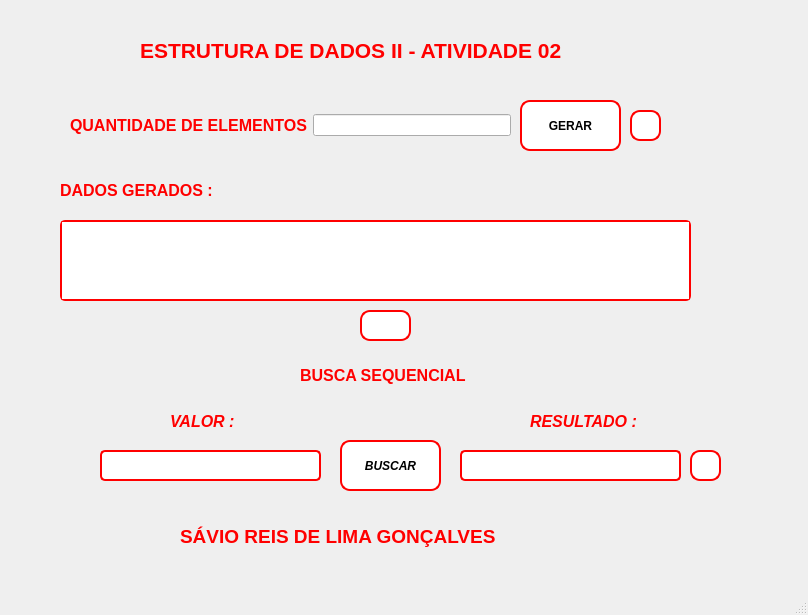
<?xml version="1.0" encoding="UTF-8"?>
<ui version="4.0">
 <class>MainWindow</class>
 <widget class="QMainWindow" name="MainWindow">
  <property name="geometry">
   <rect>
    <x>0</x>
    <y>0</y>
    <width>808</width>
    <height>615</height>
   </rect>
  </property>
  <property name="windowTitle">
   <string>ED2-1</string>
  </property>
  <property name="windowIcon">
   <iconset resource="Arquivos.qrc">
    <normaloff>:/new/Arquivos/Arquivos/crf-flamengo-3-1.png</normaloff>:/new/Arquivos/Arquivos/crf-flamengo-3-1.png</iconset>
  </property>
  <widget class="QWidget" name="centralwidget">
   <widget class="QLabel" name="label">
    <property name="geometry">
     <rect>
      <x>140</x>
      <y>10</y>
      <width>481</width>
      <height>81</height>
     </rect>
    </property>
    <property name="font">
     <font>
      <pointsize>16</pointsize>
      <bold>true</bold>
     </font>
    </property>
    <property name="text">
     <string>&lt;html&gt;&lt;head/&gt;&lt;body&gt;&lt;p&gt;&lt;span style=&quot; color:#ff0000;&quot;&gt;ESTRUTURA DE DADOS II - ATIVIDADE 02&lt;/span&gt;&lt;/p&gt;&lt;/body&gt;&lt;/html&gt;</string>
    </property>
   </widget>
   <widget class="QLabel" name="label_6">
    <property name="geometry">
     <rect>
      <x>10</x>
      <y>-70</y>
      <width>801</width>
      <height>651</height>
     </rect>
    </property>
    <property name="text">
     <string/>
    </property>
    <property name="pixmap">
     <pixmap resource="Arquivos.qrc">:/new/Arquivos/Arquivos/Fundo.jpg</pixmap>
    </property>
    <property name="scaledContents">
     <bool>true</bool>
    </property>
   </widget>
   <widget class="QLabel" name="label_4">
    <property name="geometry">
     <rect>
      <x>60</x>
      <y>170</y>
      <width>211</width>
      <height>41</height>
     </rect>
    </property>
    <property name="font">
     <font>
      <pointsize>12</pointsize>
      <bold>true</bold>
     </font>
    </property>
    <property name="text">
     <string>&lt;html&gt;&lt;head/&gt;&lt;body&gt;&lt;p&gt;&lt;span style=&quot; color:#ff0000;&quot;&gt;DADOS GERADOS :&lt;/span&gt;&lt;/p&gt;&lt;/body&gt;&lt;/html&gt;</string>
    </property>
   </widget>
   <widget class="QTextEdit" name="textEditSaida">
    <property name="geometry">
     <rect>
      <x>60</x>
      <y>220</y>
      <width>631</width>
      <height>81</height>
     </rect>
    </property>
    <property name="styleSheet">
     <string notr="true">border: 2px solid red;
border-radius: 5px;</string>
    </property>
   </widget>
   <widget class="QPushButton" name="pushButton">
    <property name="geometry">
     <rect>
      <x>520</x>
      <y>100</y>
      <width>101</width>
      <height>51</height>
     </rect>
    </property>
    <property name="font">
     <font>
      <bold>true</bold>
     </font>
    </property>
    <property name="styleSheet">
     <string notr="true">QPushButton {
    border-style: solid;
    border-width: 2px;
    border-color: red;
    border-radius: 10px;
    background-color: #ffffff;
}
QPushButton:pressed {
    border-color: blue;
    background-color: #cccccc;
}
</string>
    </property>
    <property name="text">
     <string>GERAR</string>
    </property>
    <property name="icon">
     <iconset resource="Arquivos.qrc">
      <normaloff>:/new/Arquivos/Arquivos/gear-solid.svg</normaloff>:/new/Arquivos/Arquivos/gear-solid.svg</iconset>
    </property>
    <property name="checkable">
     <bool>false</bool>
    </property>
    <property name="autoRepeat">
     <bool>false</bool>
    </property>
    <property name="autoExclusive">
     <bool>false</bool>
    </property>
    <property name="autoDefault">
     <bool>false</bool>
    </property>
    <property name="default">
     <bool>false</bool>
    </property>
    <property name="flat">
     <bool>false</bool>
    </property>
   </widget>
   <widget class="QPushButton" name="pushButtonApagar">
    <property name="geometry">
     <rect>
      <x>360</x>
      <y>310</y>
      <width>51</width>
      <height>31</height>
     </rect>
    </property>
    <property name="styleSheet">
     <string notr="true">border-style: solid;
border-width: 2px;
border-color: red;
border-radius: 10px; /* Raio para fazer o botão parecer redondo */
background-color: #ffffff; /* Cor de fundo não transparente */
</string>
    </property>
    <property name="text">
     <string/>
    </property>
    <property name="icon">
     <iconset resource="Arquivos.qrc">
      <normaloff>:/new/Arquivos/Arquivos/trash-solid.svg</normaloff>:/new/Arquivos/Arquivos/trash-solid.svg</iconset>
    </property>
   </widget>
   <widget class="QPushButton" name="pushButton_2">
    <property name="geometry">
     <rect>
      <x>630</x>
      <y>110</y>
      <width>31</width>
      <height>31</height>
     </rect>
    </property>
    <property name="styleSheet">
     <string notr="true">border-style: solid;
border-width: 2px;
border-color: red;
border-radius: 10px; /* Raio para fazer o botão parecer redondo */
background-color: #ffffff; /* Cor de fundo não transparente */
</string>
    </property>
    <property name="text">
     <string/>
    </property>
    <property name="icon">
     <iconset resource="Arquivos.qrc">
      <normaloff>:/new/Arquivos/Arquivos/trash-solid.svg</normaloff>:/new/Arquivos/Arquivos/trash-solid.svg</iconset>
    </property>
   </widget>
   <widget class="QWidget" name="horizontalLayoutWidget">
    <property name="geometry">
     <rect>
      <x>70</x>
      <y>110</y>
      <width>441</width>
      <height>31</height>
     </rect>
    </property>
    <layout class="QHBoxLayout" name="horizontalLayout">
     <item>
      <widget class="QLabel" name="label_2">
       <property name="text">
        <string>&lt;html&gt;&lt;head/&gt;&lt;body&gt;&lt;p&gt;&lt;span style=&quot; font-size:12pt; font-weight:700; color:#ff0000;&quot;&gt;QUANTIDADE DE ELEMENTOS&lt;/span&gt;&lt;/p&gt;&lt;/body&gt;&lt;/html&gt;</string>
       </property>
      </widget>
     </item>
     <item>
      <widget class="QLineEdit" name="lineEditElementos">
       <property name="styleSheet">
        <string notr="true"/>
       </property>
       <property name="text">
        <string/>
       </property>
      </widget>
     </item>
    </layout>
   </widget>
   <widget class="QWidget" name="horizontalLayoutWidget_2">
    <property name="geometry">
     <rect>
      <x>180</x>
      <y>520</y>
      <width>441</width>
      <height>33</height>
     </rect>
    </property>
    <layout class="QHBoxLayout" name="horizontalLayout_2">
     <item>
      <widget class="QLabel" name="label_3">
       <property name="font">
        <font>
         <pointsize>14</pointsize>
         <bold>true</bold>
         <underline>false</underline>
        </font>
       </property>
       <property name="text">
        <string>&lt;html&gt;&lt;head/&gt;&lt;body&gt;&lt;p&gt;&lt;span style=&quot; color:#ff0000;&quot;&gt;SÁVIO REIS DE LIMA GONÇALVES&lt;/span&gt;&lt;/p&gt;&lt;/body&gt;&lt;/html&gt;</string>
       </property>
      </widget>
     </item>
    </layout>
   </widget>
   <widget class="QPushButton" name="pushButtonBuscar">
    <property name="geometry">
     <rect>
      <x>340</x>
      <y>440</y>
      <width>101</width>
      <height>51</height>
     </rect>
    </property>
    <property name="font">
     <font>
      <italic>true</italic>
      <bold>true</bold>
     </font>
    </property>
    <property name="styleSheet">
     <string notr="true">QPushButton {
    border-style: solid;
    border-width: 2px;
    border-color: red;
    border-radius: 10px;
    background-color: #ffffff;
}
QPushButton:pressed {
    border-color: blue;
    background-color: #cccccc;
}
</string>
    </property>
    <property name="text">
     <string>BUSCAR</string>
    </property>
    <property name="icon">
     <iconset resource="Arquivos.qrc">
      <normaloff>:/new/Arquivos/Arquivos/magnifying-glass-solid.svg</normaloff>:/new/Arquivos/Arquivos/magnifying-glass-solid.svg</iconset>
    </property>
   </widget>
   <widget class="QLabel" name="label_7">
    <property name="geometry">
     <rect>
      <x>300</x>
      <y>360</y>
      <width>191</width>
      <height>31</height>
     </rect>
    </property>
    <property name="font">
     <font>
      <pointsize>12</pointsize>
      <bold>true</bold>
     </font>
    </property>
    <property name="text">
     <string>&lt;html&gt;&lt;head/&gt;&lt;body&gt;&lt;p&gt;&lt;span style=&quot; color:#ff0000;&quot;&gt;BUSCA SEQUENCIAL &lt;/span&gt;&lt;/p&gt;&lt;/body&gt;&lt;/html&gt;</string>
    </property>
   </widget>
   <widget class="QLineEdit" name="lineEditValor">
    <property name="geometry">
     <rect>
      <x>100</x>
      <y>450</y>
      <width>221</width>
      <height>31</height>
     </rect>
    </property>
    <property name="styleSheet">
     <string notr="true">border: 2px solid red; 
border-radius: 5px;
color: red;</string>
    </property>
   </widget>
   <widget class="QLineEdit" name="lineEditResultado">
    <property name="geometry">
     <rect>
      <x>460</x>
      <y>450</y>
      <width>221</width>
      <height>31</height>
     </rect>
    </property>
    <property name="styleSheet">
     <string notr="true">border: 2px solid red; 
border-radius: 5px; 
color: red;</string>
    </property>
   </widget>
   <widget class="QLabel" name="label_8">
    <property name="geometry">
     <rect>
      <x>170</x>
      <y>410</y>
      <width>71</width>
      <height>23</height>
     </rect>
    </property>
    <property name="font">
     <font>
      <pointsize>12</pointsize>
      <italic>true</italic>
      <bold>true</bold>
     </font>
    </property>
    <property name="text">
     <string>&lt;html&gt;&lt;head/&gt;&lt;body&gt;&lt;p&gt;&lt;span style=&quot; color:#ff0000;&quot;&gt;VALOR :&lt;/span&gt;&lt;/p&gt;&lt;/body&gt;&lt;/html&gt;</string>
    </property>
   </widget>
   <widget class="QLabel" name="label_9">
    <property name="geometry">
     <rect>
      <x>530</x>
      <y>410</y>
      <width>131</width>
      <height>23</height>
     </rect>
    </property>
    <property name="font">
     <font>
      <pointsize>12</pointsize>
      <italic>true</italic>
      <bold>true</bold>
     </font>
    </property>
    <property name="text">
     <string>&lt;html&gt;&lt;head/&gt;&lt;body&gt;&lt;p&gt;&lt;span style=&quot; color:#ff0000;&quot;&gt;RESULTADO :&lt;/span&gt;&lt;/p&gt;&lt;/body&gt;&lt;/html&gt;</string>
    </property>
   </widget>
   <widget class="QPushButton" name="pushButtonApagarSequencial">
    <property name="geometry">
     <rect>
      <x>690</x>
      <y>450</y>
      <width>31</width>
      <height>31</height>
     </rect>
    </property>
    <property name="styleSheet">
     <string notr="true">border-style: solid;
border-width: 2px;
border-color: red;
border-radius: 10px; /* Raio para fazer o botão parecer redondo */
background-color: #ffffff; /* Cor de fundo não transparente */
</string>
    </property>
    <property name="text">
     <string/>
    </property>
    <property name="icon">
     <iconset resource="Arquivos.qrc">
      <normaloff>:/new/Arquivos/Arquivos/trash-solid.svg</normaloff>:/new/Arquivos/Arquivos/trash-solid.svg</iconset>
    </property>
   </widget>
   <zorder>label_6</zorder>
   <zorder>label</zorder>
   <zorder>label_4</zorder>
   <zorder>textEditSaida</zorder>
   <zorder>pushButton</zorder>
   <zorder>pushButtonApagar</zorder>
   <zorder>pushButton_2</zorder>
   <zorder>horizontalLayoutWidget</zorder>
   <zorder>horizontalLayoutWidget_2</zorder>
   <zorder>pushButtonBuscar</zorder>
   <zorder>label_7</zorder>
   <zorder>lineEditValor</zorder>
   <zorder>lineEditResultado</zorder>
   <zorder>label_8</zorder>
   <zorder>label_9</zorder>
   <zorder>pushButtonApagarSequencial</zorder>
  </widget>
  <widget class="QMenuBar" name="menubar">
   <property name="geometry">
    <rect>
     <x>0</x>
     <y>0</y>
     <width>808</width>
     <height>25</height>
    </rect>
   </property>
  </widget>
  <widget class="QStatusBar" name="statusbar"/>
 </widget>
 <resources>
  <include location="Arquivos.qrc"/>
 </resources>
 <connections/>
</ui>
